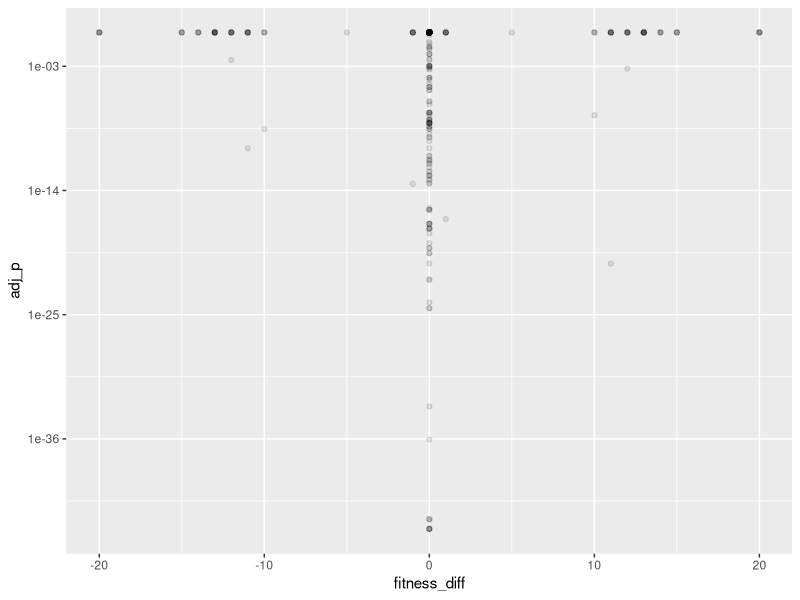
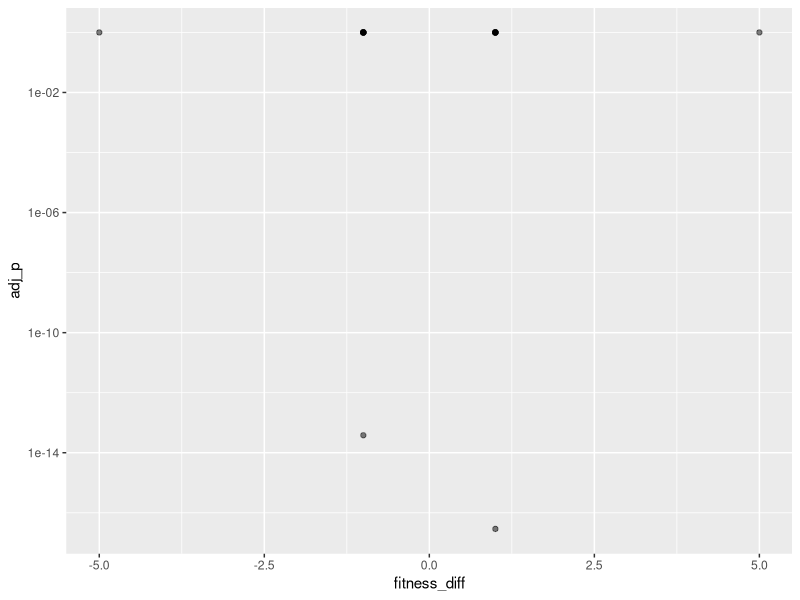
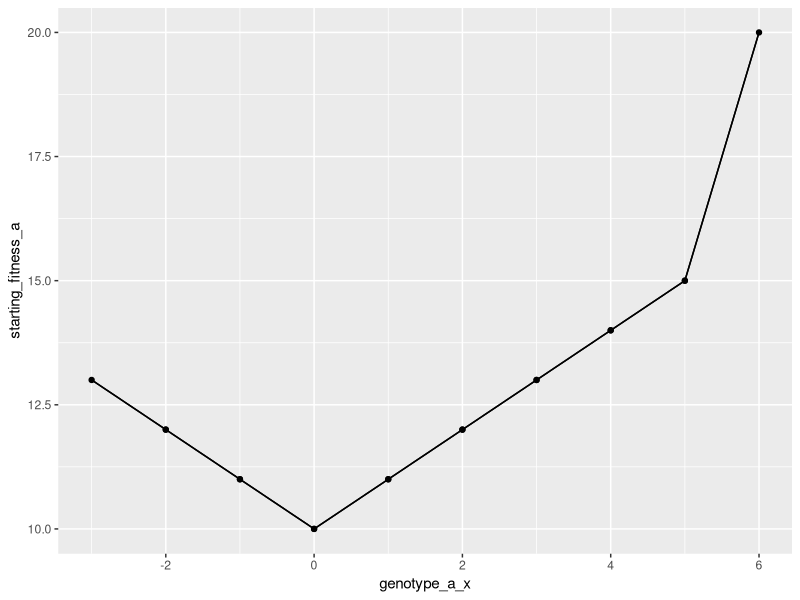
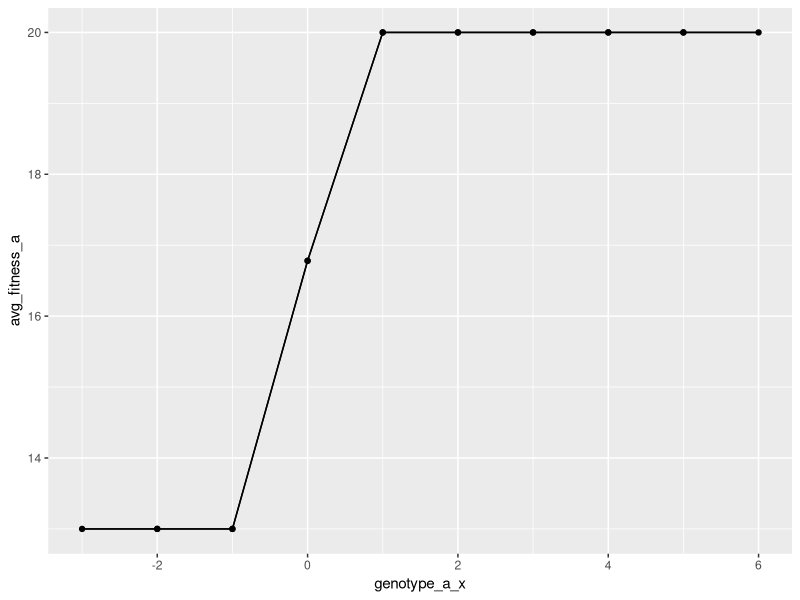
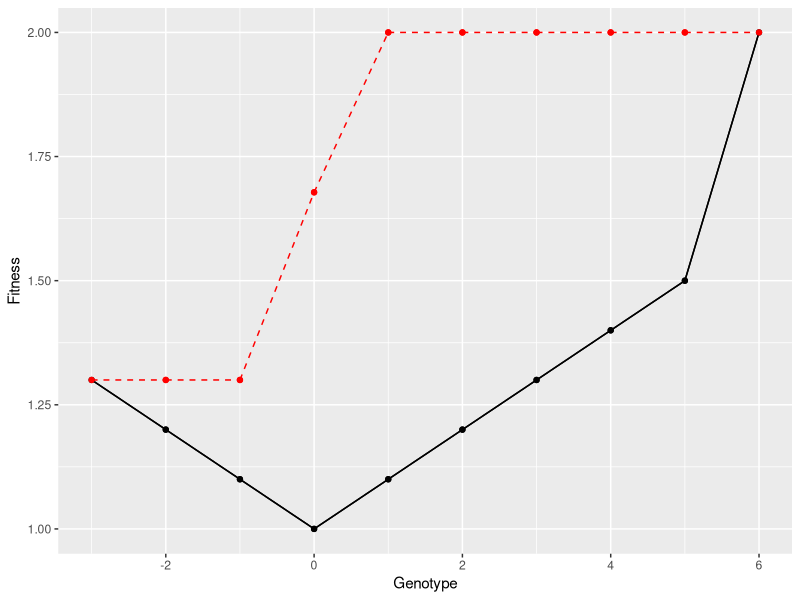
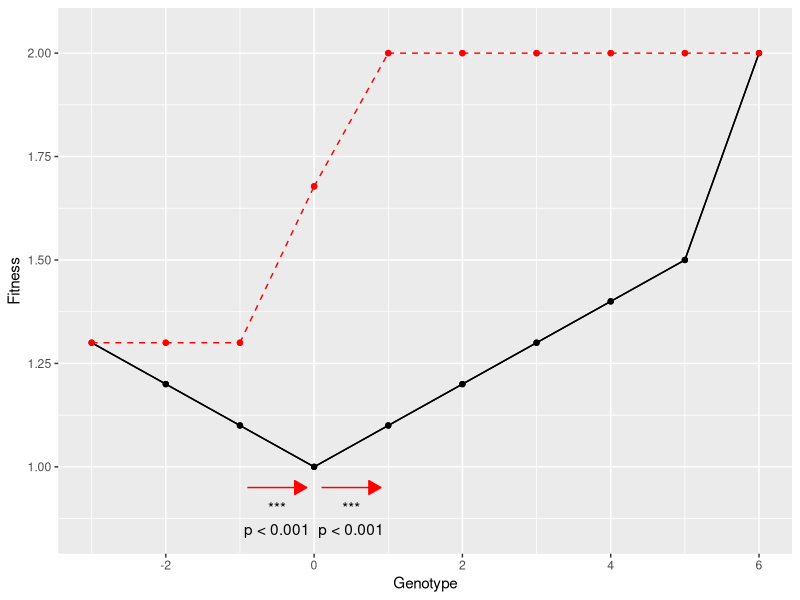
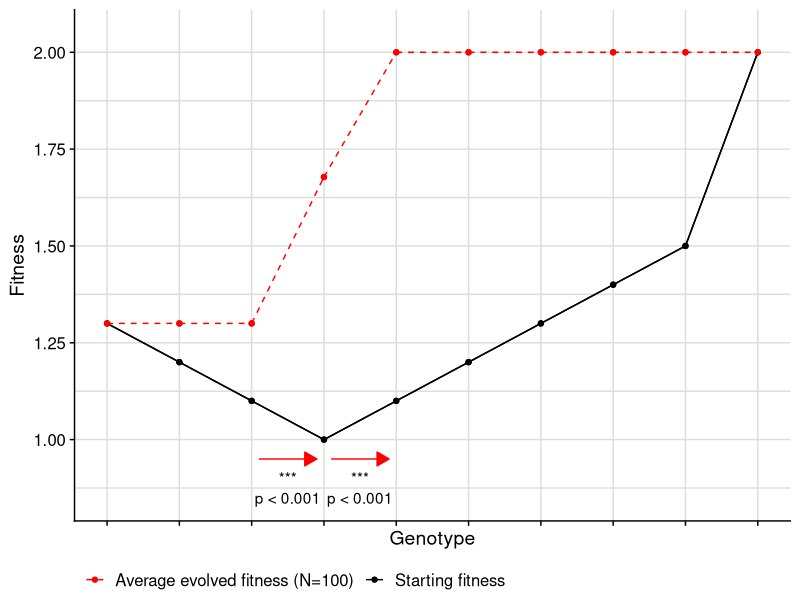

These charts were generated, in order, by the following R code:
rm(list = ls())

library(ggplot2)
library(cowplot)

plot_dir = '../plots'
if(!dir.exists(plot_dir)){
  dir.create(plot_dir, recursive = T)
}

df_pairwise = read.csv('../data/pairwise_data.csv')

df_trimmed = df_pairwise[df_pairwise$starting_fitness_a != 0 & df_pairwise$starting_fitness_b != 0,]

ggplot(df_pairwise, aes(x = fitness_diff, y = adj_p)) + 
  scale_y_log10() +
  geom_point(alpha = 0.1)

ggplot(df_trimmed, aes(x = fitness_diff, y = adj_p)) + 
  scale_y_log10() + 
  geom_point(alpha = 0.5)

x_map = c(
  '7' = -3,
  '3' = -2,
  '1' = -1, 
  '0' = 0,
  '32' = 1,
  '48' = 2,
  '56' = 3,
  '60' = 4,
  '62' = 5,
  '63' =6
)

df_trimmed$genotype_a_x = 0
df_trimmed$genotype_b_x = 0
for(row_idx in 1:nrow(df_trimmed)){
  df_trimmed[row_idx,]$genotype_a_x = x_map[as.character(df_trimmed[row_idx,]$genotype_a)][[1]]
  df_trimmed[row_idx,]$genotype_b_x = x_map[as.character(df_trimmed[row_idx,]$genotype_b)][[1]]
}

ggplot(df_trimmed, aes(x = genotype_a_x, y = starting_fitness_a)) + 
  geom_segment(aes(xend = genotype_b_x, yend = starting_fitness_b)) + 
  geom_point()

ggplot(df_trimmed, aes(x = genotype_a_x, y = avg_fitness_a)) + 
  geom_segment(aes(xend = genotype_b_x, yend = avg_fitness_b)) + 
  geom_point(aes(y = avg_fitness_a))


fitness_baseline = 10
df_trimmed$starting_fitness_a_norm = df_trimmed$starting_fitness_a / fitness_baseline
df_trimmed$starting_fitness_b_norm = df_trimmed$starting_fitness_b / fitness_baseline
df_trimmed$avg_fitness_a_norm = df_trimmed$avg_fitness_a / fitness_baseline
df_trimmed$avg_fitness_b_norm = df_trimmed$avg_fitness_b / fitness_baseline
df_trimmed$sd_fitness_a_norm = df_trimmed$fitness_sd_a / fitness_baseline
df_trimmed$sd_fitness_b_norm = df_trimmed$fitness_sd_b / fitness_baseline

ggplot(df_trimmed) + 
  geom_segment(aes(x = genotype_a_x, xend = genotype_b_x, y = starting_fitness_a_norm, yend = starting_fitness_b_norm)) + 
  geom_point(aes(x = genotype_a_x, y = starting_fitness_a_norm))  +
  geom_segment(data=df_trimmed[df_trimmed$genotype_a_x < df_trimmed$genotype_b_x,], aes(x = genotype_a_x, xend = genotype_b_x, y = avg_fitness_a_norm, yend = avg_fitness_b_norm), color = 'red', linetype='dashed') + 
  geom_point(aes(x = genotype_a_x, y = avg_fitness_a_norm), color = 'red') + 
  xlab('Genotype') + 
  ylab('Fitness')


df_trimmed$is_signif = df_trimmed$adj_p < 0.05
df_trimmed$signif_marker = ''
df_trimmed[df_trimmed$adj_p < 0.05,]$signif_marker = '*'
df_trimmed[df_trimmed$adj_p < 0.01,]$signif_marker = '**'
df_trimmed[df_trimmed$adj_p < 0.001,]$signif_marker = '***'
df_trimmed$signif_text = paste0('p=', round(df_trimmed$adj_p, 3))
df_trimmed[df_trimmed$adj_p < 0.001,]$signif_text = 'p < 0.001'

df_trimmed$text_x = (df_trimmed$genotype_a_x + df_trimmed$genotype_b_x) / 2

ggplot(df_trimmed) + 
  geom_segment(aes(x = genotype_a_x, xend = genotype_b_x, y = starting_fitness_a_norm, yend = starting_fitness_b_norm)) + 
  geom_point(aes(x = genotype_a_x, y = starting_fitness_a_norm))  +
  geom_segment(data=df_trimmed[df_trimmed$genotype_a_x < df_trimmed$genotype_b_x,], aes(x = genotype_a_x, xend = genotype_b_x, y = avg_fitness_a_norm, yend = avg_fitness_b_norm), color = 'red', linetype='dashed') + 
  geom_point(aes(x = genotype_a_x, y = avg_fitness_a_norm), color = 'red') + 
  geom_segment(data=df_trimmed[df_trimmed$is_signif,], aes(x = genotype_b_x + 0.1, xend = genotype_a_x - 0.1, y = 0.95, yend = 0.95), 
              color = 'red',
              arrow=arrow(type = 'closed', length = unit(0.35, 'cm'))) + 
  geom_text(data = df_trimmed[df_trimmed$is_signif,], aes(x = text_x, y = 0.9, label = signif_marker)) + 
  geom_text(data = df_trimmed[df_trimmed$is_signif,], aes(x = text_x, y = 0.85, label = signif_text)) + 
  xlab('Genotype') + 
  ylab('Fitness') + 
  scale_y_continuous(limits = c(0.85, 2.05), breaks = c(1, 1.25, 1.5, 1.75, 2))
ggsave(paste0(plot_dir, '/summary_plot_original.pdf'), units = 'in', width = 6.5, height = 4.5)
ggsave(paste0(plot_dir, '/summary_plot_original.png'), units = 'in', width = 6.5, height = 4.5)


theme_set(theme_cowplot())

ggplot(df_trimmed) + 
  geom_segment(aes(x = genotype_a_x, xend = genotype_b_x, y = starting_fitness_a_norm, yend = starting_fitness_b_norm, color = 'Starting fitness')) + 
  geom_point(aes(x = genotype_a_x, y = starting_fitness_a_norm, color = 'Starting fitness'))  +
  geom_segment(data=df_trimmed[df_trimmed$genotype_a_x < df_trimmed$genotype_b_x,], 
               aes(x = genotype_a_x, xend = genotype_b_x, y = avg_fitness_a_norm, yend = avg_fitness_b_norm, color = 'Average evolved fitness (N=100)'), linetype='dashed') + 
  #geom_errorbar(aes(x = genotype_a_x, ymin = avg_fitness_a_norm - sd_fitness_a_norm, ymax = avg_fitness_a_norm + sd_fitness_a_norm, color = 'Average evolved fitness')) + 
  geom_point(aes(x = genotype_a_x, y = avg_fitness_a_norm, color = 'Average evolved fitness (N=100)')) + 
  geom_segment(data=df_trimmed[df_trimmed$is_signif,], aes(x = genotype_b_x + 0.1, xend = genotype_a_x - 0.1, y = 0.95, yend = 0.95), 
              color = 'red',
              arrow=arrow(type = 'closed', length = unit(0.35, 'cm'))) + 
  geom_text(data = df_trimmed[df_trimmed$is_signif,], aes(x = text_x, y = 0.9, label = signif_marker)) + 
  geom_text(data = df_trimmed[df_trimmed$is_signif,], aes(x = text_x, y = 0.85, label = signif_text)) + 
  xlab('Genotype') + 
  ylab('Fitness') + 
  labs(color = '') +
  scale_color_manual(values = c('Starting fitness' = '#000000', 'Average evolved fitness (N=100)' = '#ff0000')) +
  scale_y_continuous(limits = c(0.85, 2.05), breaks = c(1, 1.25, 1.5, 1.75, 2)) + 
  scale_x_continuous(limits = c(-3, 6), breaks = -3:6, minor_breaks = -3:6) +
  theme(legend.position = 'bottom') + 
  theme(axis.text.x = element_blank()) +
  theme(panel.grid = element_line(color = '#dddddd'))
ggsave(paste0(plot_dir, '/summary_plot.pdf'), units = 'in', width = 6.5, height = 4.5)
ggsave(paste0(plot_dir, '/summary_plot.png'), units = 'in', width = 6.5, height = 4.5)
